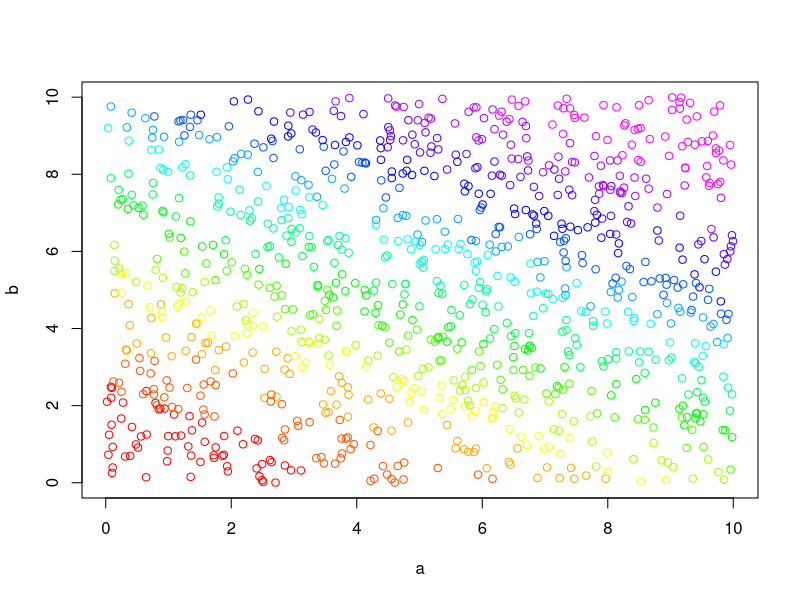
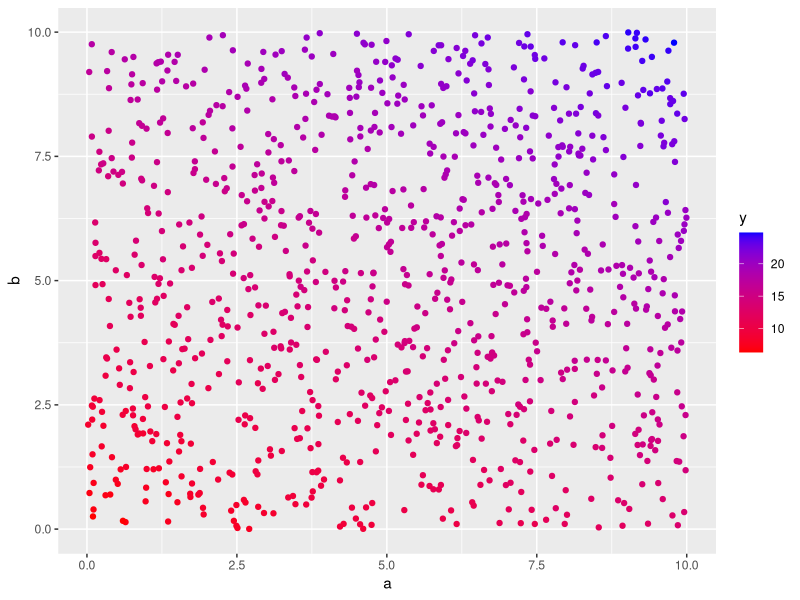
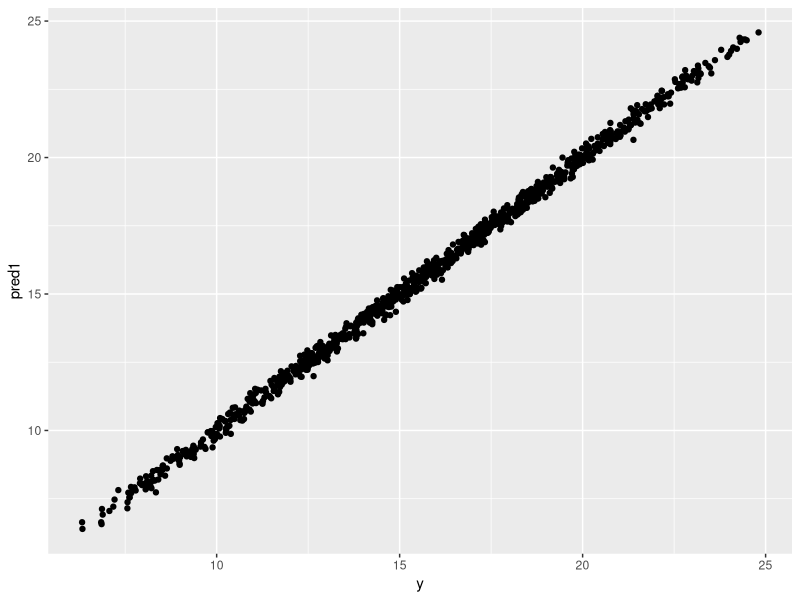
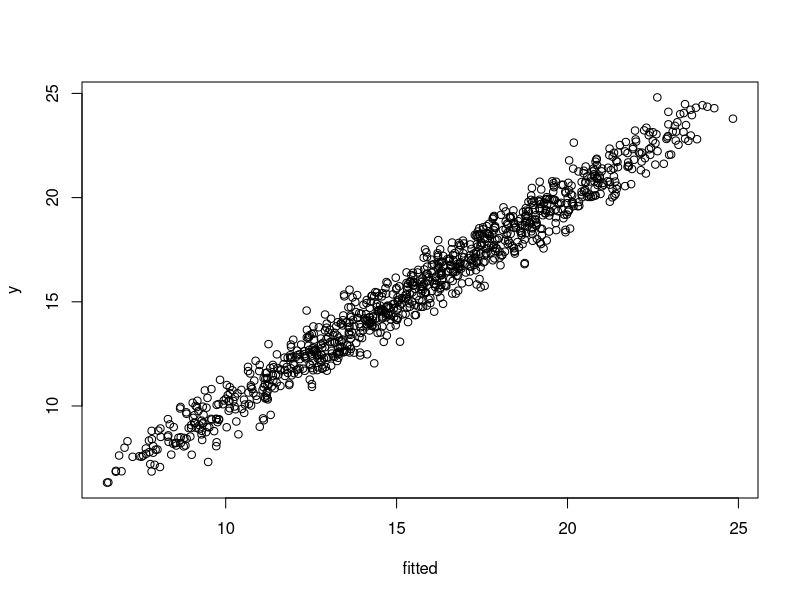

Write R code to recreate these figures, in order.
## ---- chunk 1
N <- 1e3	# 1e5

a <- runif(N, min=0, max=10)
b <- runif(N, min=0, max=10)

s <- 1.2

y <- 6 + 0.7 * a + 1.2 * b + rnorm(N, sd=0.2)

df1 <- data.frame(a, b, y)
## ---- chunk 2
df1$y_bucket <- cut(y, breaks=quantile(y, probs=0:16/16))
rbow <- rainbow(16, end=5/6)

with(df1, plot(x=a, y=b, col=rbow[y_bucket]))
## ---- chunk 3
library(ggplot2)
ggplot(df1, aes(x=a, y=b, col=y)) + 
    geom_point() +
    scale_colour_gradient(low="red", high="blue")
## ---- chunk 4
fit1 <- lm( y ~ a + b, data=df1)

df1$pred1 <- fit1$fitted

ggplot(df1, aes(x=y, y=pred1)) + geom_point()

summary(fit1)

###
# (I want the fit to be good, but the coefficients to be non-significant.
# Try more multicollinear columns:

## ---- chunk 5
num_a_cols <- 4
num_b_cols <- 4

X_signal <- matrix( c(rep(a, num_a_cols), rep(b, num_b_cols)), ncol=(num_a_cols + num_b_cols) )
X_noise <- matrix( rnorm( (num_a_cols + num_b_cols) * N), ncol=(num_a_cols + num_b_cols) )
X <- X_signal + X_noise
df2 <- cbind(data.frame(X), y)

fitA <- lm(y ~ ., data=df2)
summary(fitA)

df2$fitted <- fitA$fitted
plot(y ~ fitted, data=df2)

df2$fitted <- fitA$fitted


